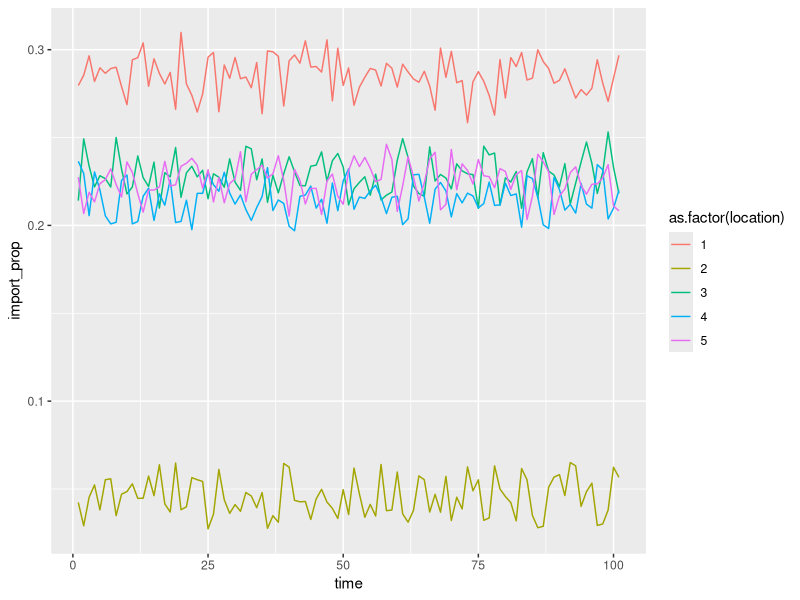

Reproduce this figure in R. (Note: this script raises an error after producing the figure.)
library(ggplot2)

## Daily probability of leaving the seed province
## Assume exportations stop halfway through
tmax <- 100
export_probs <- c(runif(tmax/2,0.001,0.01),rep(0,tmax/2 +1))

## Let's say 5 provinces - exportations get spread across these
import_probs <- matrix(0, nrow=5, ncol=tmax+1)
import_prob_averages <- runif(5, 0.1,0.8)
for(i in 1:nrow(import_probs)){
  import_probs[i,] <- runif(tmax+1, import_prob_averages[i]-0.05, import_prob_averages[i]+0.05)
}
## Normalize
import_probs_sums <- colSums(import_probs)
import_probs <- t(apply(import_probs, 1, function(x) x/import_probs_sums))
import_probs_tmp <- reshape2::melt(import_probs)
colnames(import_probs_tmp) <- c("location","time","import_prop")
ggplot(import_probs_tmp) + geom_line(aes(x=time,y=import_prop,col=as.factor(location)))

## For each day of possible infection onset, get daily probability of leaving 
## on each day in the future and not before
y_export <- prob_leave_on_day(export_probs, tmax)
image(t(y_export))
## So probability of leaving at all is just rowSums of this
plot(rowSums(y_export), type='l', xlab="Days since t0", ylab="Probability of leaving before event")

## But if can only leave pre symptoms, then need to take into account
## probability that you haven't developed symptoms
## This gives the proportion of infections from each day that end up in other 
x_export <- prob_leave_pre_symptoms_vector(y_export, 2.5, 6)
lines(x_export, col="red")
legend(20, 0.4, legend=c("Probability of leaving at some point in the future",
                         "Probability of leaving before symptom onset"),
       col=c("black","red"),lty=c(1,1),cex=0.8)

## Now get probability of each exportation going to each province
arrival_probs <- matrix(0, nrow=5, ncol=tmax+1)
for(i in 1:nrow(import_probs)){
  tmp <- prob_daily_arrival(export_probs, import_probs[i,], tmax)
  arrival_probs[i,] <- prob_arrive_pre_symptoms_vector(tmp, 2.5, 6)
}
lines(colSums(arrival_probs),col="green")

plot(x_export, type='l', xlab="Day of infection", ylab="Probability of leaving before symptom onset", col="purple")
lines(colSums(arrival_probs),col="purple")
for(i in 1:nrow(arrival_probs)) {
  lines(arrival_probs[i,], col=i)
}

legend(60, 0.03, legend=c("Exportation probability",
                         "Importation probability (one province)"),
       col=c("purple","black"),lty=c(1,1),cex=0.8)

## How long each province's importation prob calculation takes per iteration
times <- microbenchmark::microbenchmark(prob_arrive_pre_symptoms_vector(tmp, 2.5, 6))
## 400 microseconds per solve, for 26 provinces and ~100000 iterations will take about 18 minutes extra
